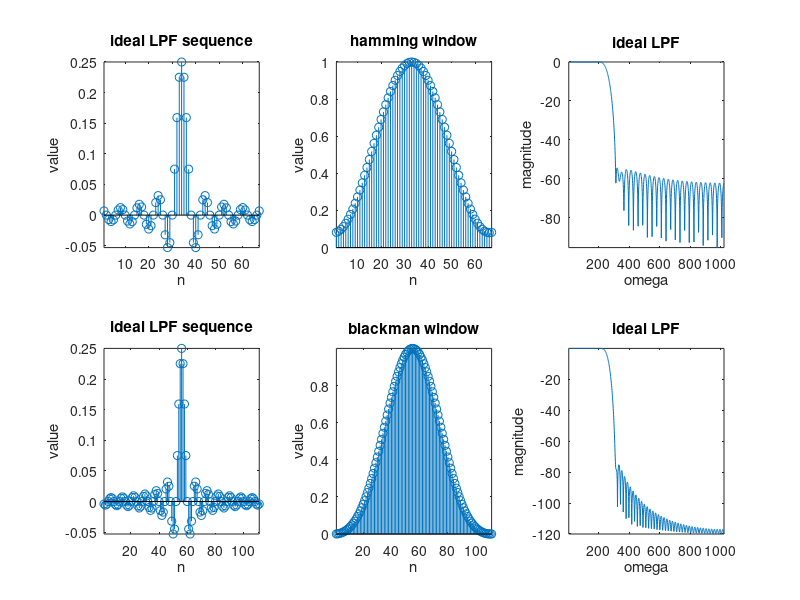
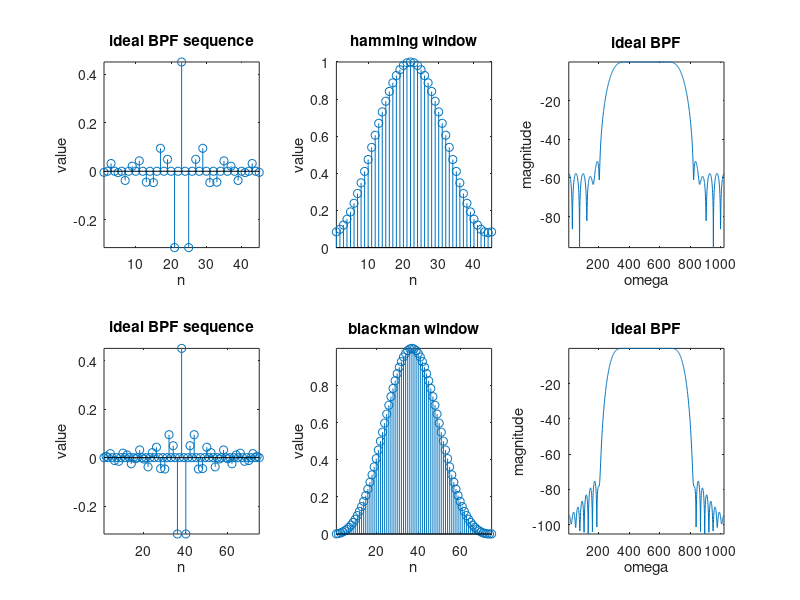

Here is the MATLAB script that generated these plots, in order:
close all;clear all;clc;
%% Question 1
figure('Name','Question 1');
%% Def.
OmgP = 0.2*pi;
OmgS = 0.3*pi;
Rp=0.25;As=50;
M1=67;
M2=111;
%% Compute
OmgC=(OmgP+OmgS)/2;
a1=(M1+1)/2;
a2=(M2+1)/2;
n1=1:M1;
n2=1:M2;
hd1=sin(OmgC*(n1-a1+eps))./(pi*(n1-a1+eps));
hd2=sin(OmgC*(n2-a2+eps))./(pi*(n2-a2+eps));
hamming=0.54-0.46*cos(2*pi.*n1/(M1-1));
blackman=0.42-0.5*cos((2*pi.*n2)/(M2-1))+0.08*cos((4*pi.*n2)/(M2-1));
hh=hamming.*hd1;
hb=blackman.*hd2;
Hh=20*log10(abs(fft(hh,2048)));
Hb=20*log10(abs(fft(hb,2048)));
Hh=Hh(1:1024);
Hb=Hb(1:1024);
%% Plot
subplot(2,3,1);
stem(hd1);axis tight;xlabel('n');ylabel('value');title('ideal LPF sequence');
subplot(2,3,2);
stem(hamming);axis tight;xlabel('n');ylabel('value');title('hamming window');
subplot(2,3,3);
plot(Hh);axis tight;xlabel('omega');ylabel('magnitude');title('ideal LPF');
subplot(2,3,4);
stem(hd2);axis tight;xlabel('n');ylabel('value');title('ideal LPF sequence');
subplot(2,3,5);
stem(blackman);axis tight;xlabel('n');ylabel('value');title('blackman window');
subplot(2,3,6);
plot(Hb);axis tight;xlabel('omega');ylabel('magnitude');title('ideal LPF');

clear all;
%% Question 2
figure('Name','Question 2');
%% Define
Omg1s=0.2*pi;
Omg1p=0.35*pi;
Omg2p=0.65*pi;
Omg2s=0.8*pi;
As=50;
Rp=1;
M1=45;
M2=75;
%% Compute
OmgC1=(Omg1p+Omg1s)/2;
OmgC2=(Omg2p+Omg2s)/2;
a1=(M1+1)/2;
a2=(M2+1)/2;
n1=1:M1;
n2=1:M2;
hd11=sin(OmgC1*(n1-a1+eps))./(pi*(n1-a1+eps));
hd12=sin(OmgC2*(n1-a1+eps))./(pi*(n1-a1+eps));
hd21=sin(OmgC1*(n2-a2+eps))./(pi*(n2-a2+eps));
hd22=sin(OmgC2*(n2-a2+eps))./(pi*(n2-a2+eps));
hd1=hd12-hd11;
hd2=hd22-hd21;
hamming=0.54-0.46*cos(2*pi.*n1/(M1-1));
blackman=0.42-0.5*cos((2*pi.*n2)/(M2-1))+0.08*cos((4*pi.*n2)/(M2-1));
hh=hamming.*hd1;
hb=blackman.*hd2;
Hh=20*log10(abs(fft(hh,2048)));
Hb=20*log10(abs(fft(hb,2048)));
Hh=Hh(1:1024);
Hb=Hb(1:1024);
%% Plot
subplot(2,3,1);
stem(hd1);axis tight;xlabel('n');ylabel('value');title('ideal BPF sequence');
subplot(2,3,2);
stem(hamming);axis tight;xlabel('n');ylabel('value');title('hamming window');
subplot(2,3,3);
plot(Hh);axis tight;xlabel('omega');ylabel('magnitude');title('ideal BPF');
subplot(2,3,4);
stem(hd2);axis tight;xlabel('n');ylabel('value');title('ideal BPF sequence');
subplot(2,3,5);
stem(blackman);axis tight;xlabel('n');ylabel('value');title('blackman window');
subplot(2,3,6);
plot(Hb);axis tight;xlabel('omega');ylabel('magnitude');title('ideal BPF');
